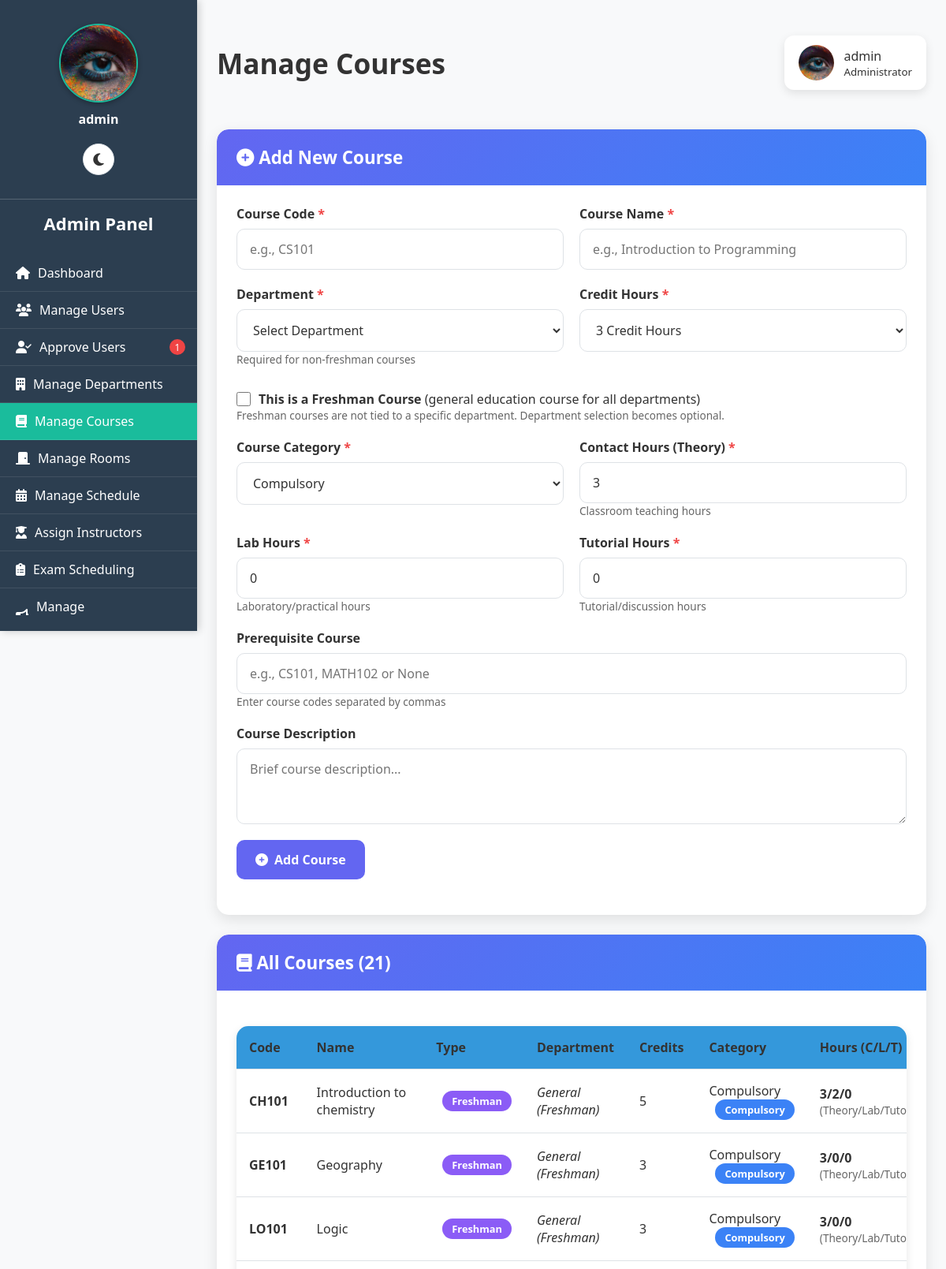
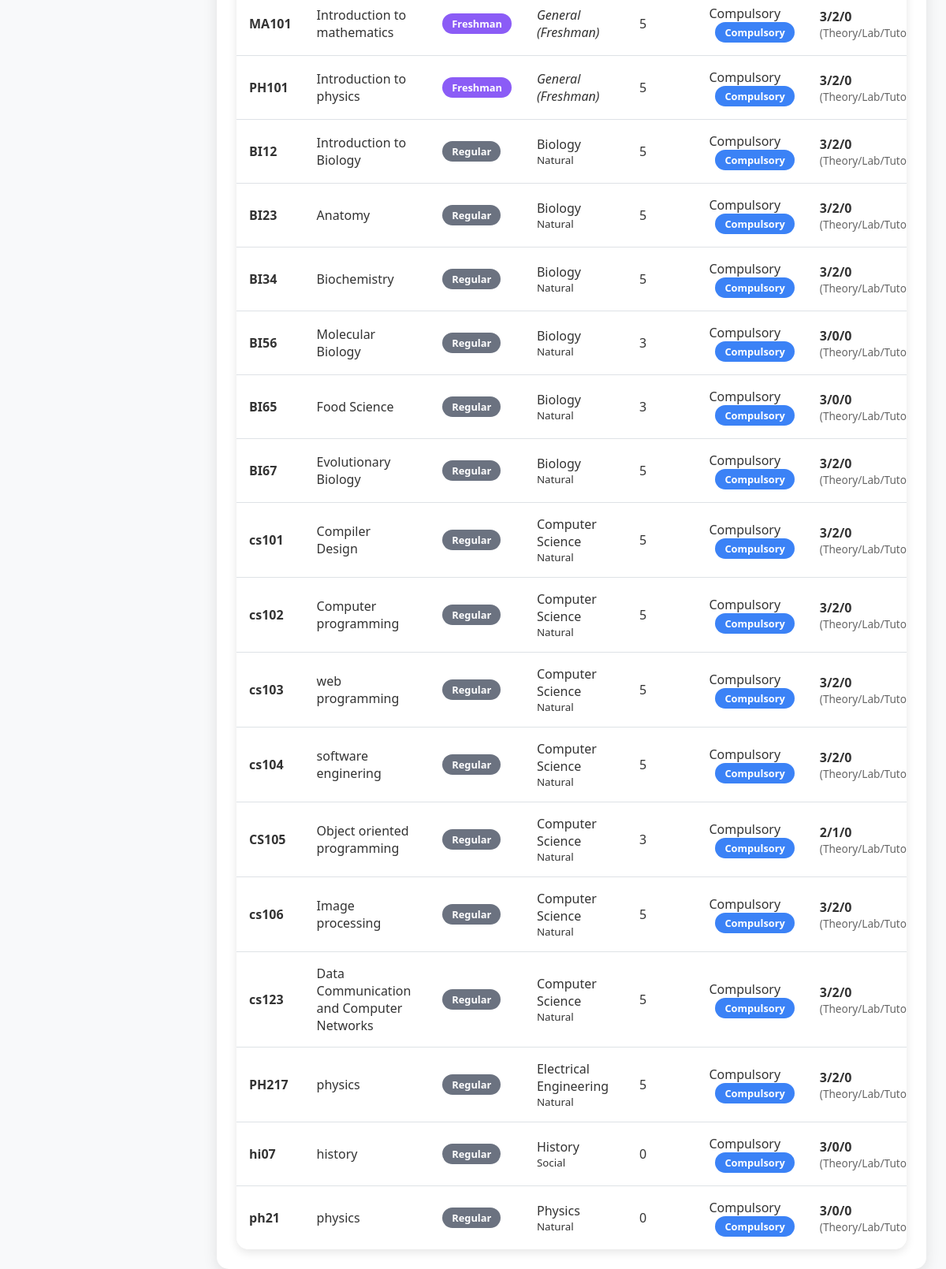
The page /admin/manage_courses.php (signed in) on the database its author committed (2 pictures, top to bottom).
### tables this page shows
CREATE TABLE `users` (
  `user_id` int(11) NOT NULL,
  `username` varchar(50) NOT NULL,
  `password` varchar(255) NOT NULL,
  `full_name` varchar(100) NOT NULL,
  `student_id` varchar(50) DEFAULT NULL,
  `email` varchar(100) DEFAULT NULL,
  `role` enum('admin','instructor','student','department_head') NOT NULL,
  `department_id` int(11) DEFAULT NULL,
  `year` varchar(10) DEFAULT NULL,
  `created_at` timestamp NOT NULL DEFAULT current_timestamp(),
  `profile_picture` varchar(255) DEFAULT NULL,
  `email_verified` tinyint(1) DEFAULT 0,
  `verification_token` varchar(255) DEFAULT NULL,
  `is_approved` tinyint(1) DEFAULT 0,
  `is_verified` tinyint(1) NOT NULL DEFAULT 0,
  `id_number` varchar(20) DEFAULT NULL
);

CREATE TABLE `courses` (
  `course_id` int(11) NOT NULL,
  `course_code` varchar(20) NOT NULL,
  `course_name` varchar(100) NOT NULL,
  `credit_hours` int(11) NOT NULL,
  `department_id` int(11) DEFAULT NULL,
  `created_at` timestamp NOT NULL DEFAULT current_timestamp(),
  `prerequisite` varchar(255) DEFAULT NULL,
  `category` enum('Compulsory','Elective','Optional') DEFAULT 'Compulsory',
  `contact_hours` int(11) NOT NULL DEFAULT 3,
  `lab_hours` int(11) NOT NULL DEFAULT 0,
  `tutorial_hours` int(11) NOT NULL DEFAULT 0,
  `description` text DEFAULT NULL,
  `is_freshman` tinyint(1) DEFAULT 0
);

CREATE TABLE `departments` (
  `department_id` int(11) NOT NULL,
  `department_name` varchar(100) NOT NULL,
  `department_code` varchar(10) DEFAULT NULL,
  `category` varchar(50) NOT NULL,
  `description` text DEFAULT NULL
);

### public/admin/manage_courses.php (the view, shortened to what this page needs)
<?php
require __DIR__ . '/../../includes/db.php';
include __DIR__ . '/../includes/darkmode.php';
$user_stmt = $pdo->prepare("SELECT username, email, profile_picture FROM users WHERE user_id=?");
$user_stmt->execute([$_SESSION['user_id']]);
$current_user = $user_stmt->fetch();
function getAdminProfilePicturePath($profile_picture) {
    $locations = [
        __DIR__ . '/../uploads/admin/' . $profile_picture,
        __DIR__ . '/../uploads/' . $profile_picture,
        __DIR__ . '/../../uploads/' . $profile_picture,
        'uploads/admin/' . $profile_picture,
        '../uploads/admin/' . $profile_picture,
        'uploads/' . $profile_picture,
        '../uploads/' . $profile_picture,
    ];
    foreach ($locations as $location) {
        if (file_exists($location)) {
            if (strpos($location, '/admin/') !== false) {
                return '../uploads/admin/' . $profile_picture;
            } elseif (strpos($location, 'uploads/admin/') !== false) {
                return 'uploads/admin/' . $profile_picture;
            } elseif (strpos($location, '../uploads/') !== false) {
                return '../uploads/' . $profile_picture;
            } elseif (strpos($location, 'uploads/') !== false) {
                return 'uploads/' . $profile_picture;
            }
        }
    }
    return '../assets/default_profile.png';
}
$profile_img_path = getAdminProfilePicturePath($current_user['profile_picture'] ?? '');
$edit_course = null;
$courses = $pdo->query("
    SELECT c.course_id, c.course_name, c.course_code, c.credit_hours, c.category as course_category,
           c.is_freshman, c.contact_hours, c.lab_hours, c.tutorial_hours, c.prerequisite, c.description,
           d.department_name, d.category as dept_category
    FROM courses c
    LEFT JOIN departments d ON c.department_id = d.department_id
    ORDER BY c.is_freshman DESC, d.department_name, c.course_code
")->fetchAll();
$pending_stmt = $pdo->query("SELECT COUNT(*) as count FROM users WHERE is_approved = 0");
$pending_approvals = $pending_stmt->fetchColumn() ?: 0;
$current_page = basename($_SERVER['PHP_SELF']);
?>
<!DOCTYPE html>
<html lang="en" data-theme="<?= $darkMode ? 'dark' : 'light' ?>">
<head>
<link rel="stylesheet" href="https://cdnjs.cloudflare.com/ajax/libs/font-awesome/6.4.0/css/all.min.css">
<link rel="stylesheet" href="../../assets/css/darkmode.css">
</head>
<body>
<div class="sidebar" id="sidebar">
    <div class="sidebar-scrollable">
        <div class="sidebar-profile">
            <img src="<?= htmlspecialchars($profile_img_path) ?>" alt="Profile Picture" id="sidebarProfilePic"
                 onerror="this.onerror=null; this.src='../assets/default_profile.png';">
            <p><?= htmlspecialchars($current_user['username']) ?></p>
        </div>
        <h2>Admin Panel</h2>
        <nav>
            <a href="dashboard.php" class="<?= $current_page=='dashboard.php'?'active':'' ?>">
                <i class="fas fa-home"></i> Dashboard
            </a>
            <a href="manage_users.php" class="<?= $current_page=='manage_users.php'?'active':'' ?>">
                <i class="fas fa-users"></i> Manage Users
            </a>
            <a href="approve_users.php" class="<?= $current_page=='approve_users.php'?'active':'' ?>">
                <i class="fas fa-user-check"></i> Approve Users
                <?php if($pending_approvals > 0): ?>
                    <span class="pending-badge"><?= $pending_approvals ?></span>
                <?php endif; ?>
            </a>
            <a href="manage_departments.php" class="<?= $current_page=='manage_departments.php'?'active':'' ?>">
                <i class="fas fa-building"></i> Manage Departments
            </a>
            <a href="manage_courses.php" class="<?= $current_page=='manage_courses.php'?'active':'' ?>">
                <i class="fas fa-book"></i> Manage Courses
            </a>
            <a href="manage_rooms.php" class="<?= $current_page=='manage_rooms.php'?'active':'' ?>">
                <i class="fas fa-door-closed"></i> Manage Rooms
            </a>
            <a href="manage_schedules.php" class="<?= $current_page=='manage_schedules.php'?'active':'' ?>">
                <i class="fas fa-calendar-alt"></i> Manage Schedule
            </a>
            <a href="assign_instructors.php" class="<?= $current_page=='assign_instructors.php'?'active':'' ?>">
                <i class="fas fa-user-graduate"></i> Assign Instructors
            </a>
            <a href="admin_exam_schedules.php" class="<?= $current_page=='admin_exam_schedules.php'?'active':'' ?>">
                <i class="fas fa-clipboard-list"></i> Exam Scheduling
            </a>
            <a href="manage_announcements.php" class="<?= $current_page=='manage_announcements.php'?'active':'' ?>">
                <i class="fas fa-bullhorn"></i> Manage Announcements
            </a>
        </nav>
    </div>
</div>
<div class="main-content">
    <div class="header">
        <h1>Manage Courses</h1>
        <div class="user-info">
            <img src="<?= htmlspecialchars($profile_img_path) ?>" alt="Profile" id="headerProfilePic"
                 onerror="this.onerror=null; this.src='../assets/default_profile.png';">
            <div>
                <div><?= htmlspecialchars($current_user['username']) ?></div>
                <small>Administrator</small>
            </div>
        </div>
    </div>
    <div class="card">
        <div class="card-header">
            <h3><i class="fas fa-<?= isset($edit_course) ? 'edit' : 'plus-circle' ?>"></i> <?= isset($edit_course) ? 'Edit Course' : 'Add New Course' ?></h3>
        </div>
        <div class="card-body">
            <form method="POST" id="courseForm" onsubmit="return validateForm()">
                <div class="form-row">
                    <div class="form-group">
                        <label for="course_code" class="required">Course Code</label>
                        <input type="text" name="course_code" id="course_code" class="form-control"
                               placeholder="e.g., CS101" required
                               value="<?= htmlspecialchars($edit_course['course_code'] ?? '') ?>"
                               oninput="checkCourseCode()">
                    </div>
                    <div class="form-group">
                        <label for="course_name" class="required">Course Name</label>
                        <input type="text" name="course_name" id="course_name" class="form-control"
                               placeholder="e.g., Introduction to Programming" required
                               value="<?= htmlspecialchars($edit_course['course_name'] ?? '') ?>">
                    </div>
                </div>
                <div class="form-row">
                    <div class="form-group">
                        <label for="department_id" id="department_label" class="required">Department</label>
                        <select name="department_id" id="department_id" class="form-control" required>
                            <option value="">Select Department</option>
                        </select>
                        <small class="hours-info" id="department_hint">Required for non-freshman courses</small>
                    </div>
                    <div class="form-group">
                        <label for="credit_hours" class="required">Credit Hours</label>
                        <select name="credit_hours" id="credit_hours" class="form-control" required>
                            <option value="3" <?= (!isset($edit_course) || (isset($edit_course) && $edit_course['credit_hours']==3))?'selected':'' ?>>3 Credit Hours</option>
                        </select>
                    </div>
                </div>
                <div class="form-group">
                    <div class="checkbox-group">
                        <input type="checkbox" name="is_freshman" id="is_freshman" value="1"
                               <?= (isset($edit_course) && $edit_course['is_freshman'])?'checked':'' ?>>
                        <label for="is_freshman">
                            <strong>This is a Freshman Course</strong> (general education course for all departments)
                        </label>
                    </div>
                    <small class="hours-info">Freshman courses are not tied to a specific department. Department selection becomes optional.</small>
                </div>
                <div class="form-row">
                    <div class="form-group">
                        <label for="category" class="required">Course Category</label>
                        <select name="category" id="category" class="form-control" required>
                            <option value="Compulsory" <?= (!isset($edit_course) || (isset($edit_course) && $edit_course['category']=='Compulsory'))?'selected':'' ?>>Compulsory</option>
                        </select>
                    </div>
                    <div class="form-group">
                        <label for="contact_hours" class="required">Contact Hours (Theory)</label>
                        <input type="number" name="contact_hours" id="contact_hours" class="form-control"
                               min="0" max="5" value="<?= $edit_course['contact_hours'] ?? 3 ?>" required>
                        <small class="hours-info">Classroom teaching hours</small>
                    </div>
                </div>
                <div class="form-row">
                    <div class="form-group">
                        <label for="lab_hours" class="required">Lab Hours</label>
                        <input type="number" name="lab_hours" id="lab_hours" class="form-control"
                               min="0" max="5" value="<?= $edit_course['lab_hours'] ?? 0 ?>" required>
                        <small class="hours-info">Laboratory/practical hours</small>
                    </div>
                    <div class="form-group">
                        <label for="tutorial_hours" class="required">Tutorial Hours</label>
                        <input type="number" name="tutorial_hours" id="tutorial_hours" class="form-control"
                               min="0" max="5" value="<?= $edit_course['tutorial_hours'] ?? 0 ?>" required>
                        <small class="hours-info">Tutorial/discussion hours</small>
                    </div>
                </div>
                <div class="form-row">
                    <div class="form-group">
                        <label for="prerequisite">Prerequisite Course</label>
                        <input type="text" name="prerequisite" id="prerequisite" class="form-control"
                               placeholder="e.g., CS101, MATH102 or None"
                               value="<?= htmlspecialchars($edit_course['prerequisite'] ?? '') ?>">
                        <small class="hours-info">Enter course codes separated by commas</small>
                    </div>
                </div>
                <div class="form-group">
                    <label for="description">Course Description</label>
                    <textarea name="description" id="description" class="form-control" rows="3"
                              placeholder="Brief course description..."><?= htmlspecialchars($edit_course['description'] ?? '') ?></textarea>
                </div>
                <div class="form-group">
                    <button type="submit" name="<?= isset($edit_course) ? 'edit_course' : 'add_course' ?>"
                            class="btn btn-primary" id="submit-btn">
                        <i class="fas fa-<?= isset($edit_course) ? 'save' : 'plus-circle' ?>"></i>
                        <?= isset($edit_course) ? 'Update Course' : 'Add Course' ?>
                    </button>
                </div>
            </form>
        </div>
    </div>
    <div class="card">
        <div class="card-header">
            <h3><i class="fas fa-book"></i> All Courses (<?= count($courses) ?>)</h3>
        </div>
        <div class="card-body">
            <?php if($courses): ?>
                <div class="table-container">
                    <table class="courses-table">
                        <thead>
                            <tr>
                                <th>Code</th>
                                <th>Name</th>
                                <th>Type</th>
                                <th>Department</th>
                                <th>Credits</th>
                                <th>Category</th>
                                <th>Hours (C/L/T)</th>
                            </tr>
                        </thead>
                        <tbody>
                            <?php foreach($courses as $c): ?>
                            <tr>
                                <td data-label="Code"><strong><?= htmlspecialchars($c['course_code']) ?></strong></td>
                                <td data-label="Name"><?= htmlspecialchars($c['course_name']) ?></td>
                                <td data-label="Type">
                                    <?php if($c['is_freshman']): ?>
                                        <span class="course-badge badge-freshman">Freshman</span>
                                    <?php else: ?>
                                        <span class="course-badge badge-regular">Regular</span>
                                    <?php endif; ?>
                                </td>
                                <td data-label="Department">
                                    <?php if($c['department_name']): ?>
                                        <?= htmlspecialchars($c['department_name']) ?>
                                        <br><small><?= $c['dept_category'] ?></small>
                                    <?php else: ?>
                                        <em>General (Freshman)</em>
                                    <?php endif; ?>
                                </td>
                                <td data-label="Credits"><?= $c['credit_hours'] ?></td>
                                <td data-label="Category">
                                    <?= $c['course_category'] ?>
                                    <span class="course-badge badge-<?= strtolower($c['course_category']) ?>">
                                        <?= $c['course_category'] ?>
                                    </span>
                                </td>
                                <td data-label="Hours">
                                    <strong><?= $c['contact_hours'] ?>/<?= $c['lab_hours'] ?>/<?= $c['tutorial_hours'] ?></strong>
                                    <br>
                                    <small class="hours-info">(Theory/Lab/Tutorial)</small>
                                </td>
                            </tr>
                            <?php endforeach; ?>
                        </tbody>
                    </table>
                </div>
            <?php endif; ?>
        </div>
    </div>
</div>
</body>
</html>

### rows shown on the page
users: profile_picture (picture), username "admin"
courses: course_code "CH101", course_name "Introduction to chemistry", is_freshman "Freshman", shows "General (Freshman)", credit_hours "5", category "Compulsory", contact_hours "3", lab_hours "2", tutorial_hours "0"
courses: course_code "GE101", course_name "Geography", is_freshman "Freshman", shows "General (Freshman)", credit_hours "3", category "Compulsory", contact_hours "3", lab_hours "0", tutorial_hours "0"
courses: course_code "LO101", course_name "Logic", is_freshman "Freshman", shows "General (Freshman)", credit_hours "3", category "Compulsory", contact_hours "3", lab_hours "0", tutorial_hours "0"
courses: course_code "MA101", course_name "Introduction to mathematics", is_freshman "Freshman", shows "General (Freshman)", credit_hours "5", category "Compulsory", contact_hours "3", lab_hours "2", tutorial_hours "0"
courses: course_code "PH101", course_name "Introduction to physics", is_freshman "Freshman", shows "General (Freshman)", credit_hours "5", category "Compulsory", contact_hours "3", lab_hours "2", tutorial_hours "0"
courses: course_code "BI12", course_name "Introduction to Biology", is_freshman "Regular", department.department_name "Biology", department.category "Natural", credit_hours "5", category "Compulsory", contact_hours "3", lab_hours "2", tutorial_hours "0"
courses: course_code "BI23", course_name "Anatomy", is_freshman "Regular", department.department_name "Biology", department.category "Natural", credit_hours "5", category "Compulsory", contact_hours "3", lab_hours "2", tutorial_hours "0"
courses: course_code "BI34", course_name "Biochemistry", is_freshman "Regular", department.department_name "Biology", department.category "Natural", credit_hours "5", category "Compulsory", contact_hours "3", lab_hours "2", tutorial_hours "0"
courses: course_code "BI56", course_name "Molecular Biology", is_freshman "Regular", department.department_name "Biology", department.category "Natural", credit_hours "3", category "Compulsory", contact_hours "3", lab_hours "0", tutorial_hours "0"
courses: course_code "BI65", course_name "Food Science", is_freshman "Regular", department.department_name "Biology", department.category "Natural", credit_hours "3", category "Compulsory", contact_hours "3", lab_hours "0", tutorial_hours "0"
courses: course_code "BI67", course_name "Evolutionary Biology", is_freshman "Regular", department.department_name "Biology", department.category "Natural", credit_hours "5", category "Compulsory", contact_hours "3", lab_hours "2", tutorial_hours "0"
courses: course_code "cs101", course_name "Compiler Design", is_freshman "Regular", department.department_name "Computer Science", department.category "Natural", credit_hours "5", category "Compulsory", contact_hours "3", lab_hours "2", tutorial_hours "0"
courses: course_code "cs102", course_name "Computer programming", is_freshman "Regular", department.department_name "Computer Science", department.category "Natural", credit_hours "5", category "Compulsory", contact_hours "3", lab_hours "2", tutorial_hours "0"
courses: course_code "cs103", course_name "web programming", is_freshman "Regular", department.department_name "Computer Science", department.category "Natural", credit_hours "5", category "Compulsory", contact_hours "3", lab_hours "2", tutorial_hours "0"
courses: course_code "cs104", course_name "software enginering", is_freshman "Regular", department.department_name "Computer Science", department.category "Natural", credit_hours "5", category "Compulsory", contact_hours "3", lab_hours "2", tutorial_hours "0"
courses: course_code "CS105", course_name "Object oriented programming", is_freshman "Regular", department.department_name "Computer Science", department.category "Natural", credit_hours "3", category "Compulsory", contact_hours "2", lab_hours "1", tutorial_hours "0"
courses: course_code "cs106", course_name "Image processing", is_freshman "Regular", department.department_name "Computer Science", department.category "Natural", credit_hours "5", category "Compulsory", contact_hours "3", lab_hours "2", tutorial_hours "0"
courses: course_code "cs123", course_name "Data Communication and Computer Networks", is_freshman "Regular", department.department_name "Computer Science", department.category "Natural", credit_hours "5", category "Compulsory", contact_hours "3", lab_hours "2", tutorial_hours "0"
courses: course_code "PH217", course_name "physics", is_freshman "Regular", department.department_name "Electrical Engineering", department.category "Natural", credit_hours "5", category "Compulsory", contact_hours "3", lab_hours "2", tutorial_hours "0"
courses: course_code "hi07", course_name "history", is_freshman "Regular", department.department_name "History", department.category "Social", credit_hours "0", category "Compulsory", contact_hours "3", lab_hours "0", tutorial_hours "0"
courses: course_code "ph21", course_name "physics", is_freshman "Regular", department.department_name "Physics", department.category "Natural", credit_hours "0", category "Compulsory", contact_hours "3", lab_hours "0", tutorial_hours "0"

### other values the page prints
$pending_approvals "1"
count($courses) "21"
